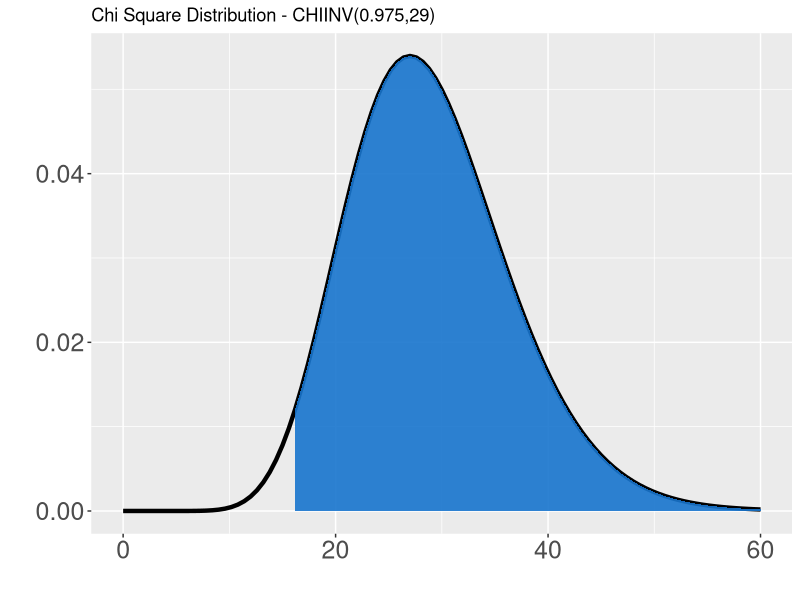
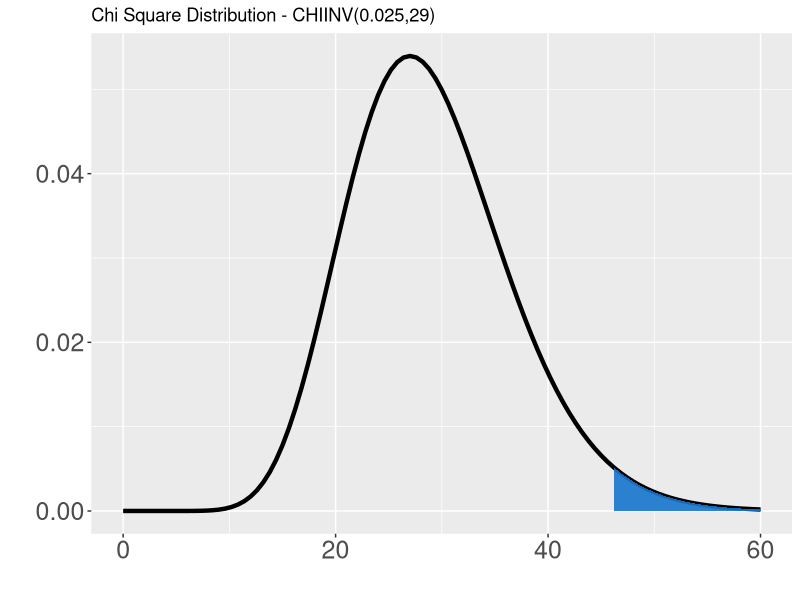
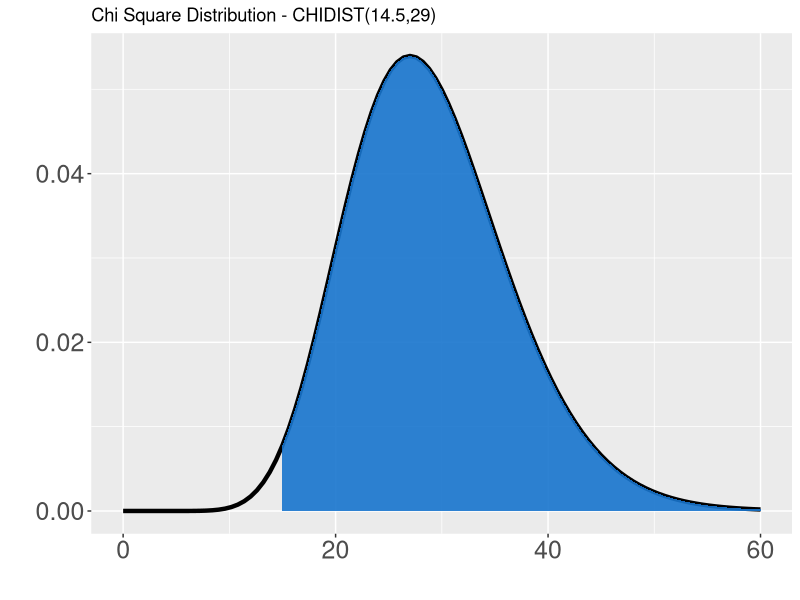
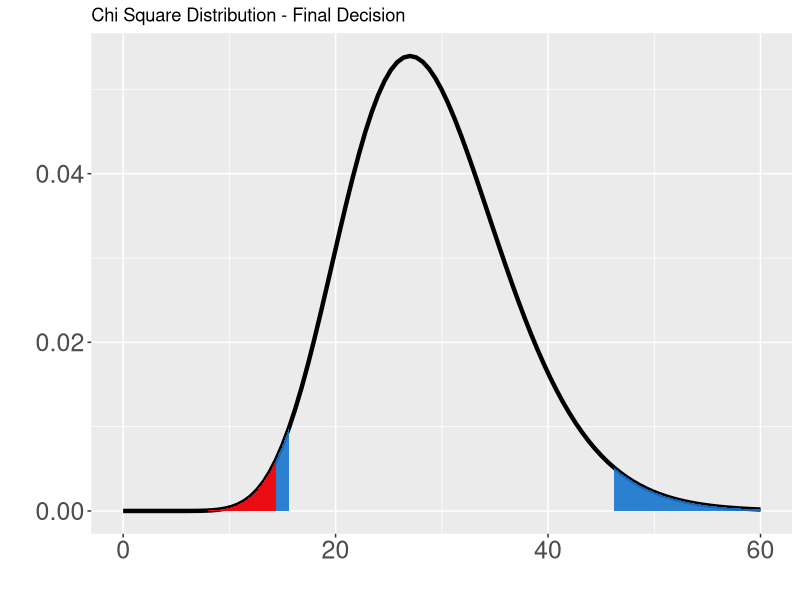

These charts were generated, in order, by the following R code:
##### Homework 4 - Question #5
#### Ho sigma2=300
#### Ha sigma2 not equal to 300   *two tailed test!!!
sigma2<-300
n=30
s2<-150
x2<-s2*(n-1)/sigma2
x2

#### You need to multiply by 2!
pchisq(x2,df=29)

pvalue<-2*pchisq(x2, df=29)
pvalue

what_to_do<-ifelse(pvalue<0.05, "reject", "don't'")
what_to_do

                               ######### WARNING ##############


#### Think about the value that the function pchisq returned. Is it the same as CHIDIST in excel? No!
#### CHIDIST works with the right tail, so you had to use 1-CHINV in that question.
#### R returns the lower tail by default (look that input lower.tail=TRUE). So, no need 
#### to subtract by 1 in that case. Check the graphs that we discussed in lab session #3 to
#### understand the idea


####### If you want to work with from the right to the left, as in excel, you need 
####### to tell the function! The argument "lower.tail=FALSE" do the work.
pchisq(x2,df=29, lower.tail = FALSE)   ### That is the excel output for the CHIDIST function

pvalue_excel<-2*(1-pchisq(x2,df=29,lower.tail=FALSE))
pvalue_excel
############################################################################################



# Finding critical values for X2
Xc1<-qchisq(0.025, df=29)
Xc1

Xc2<-qchisq(1-0.025, df=29)  
Xc2
################## Confidence Interval

Upper<-(n-1)*s2/Xc1
Upper

Lower<-(n-1)*s2/Xc2
Lower

############################## The following code is extra-extra ########################

##################################  Plotting distributions ###################################

#################################### USING GGPLOT ############################################
##### You can find a good introduction to ggplot here http://www.ling.upenn.edu/~joseff/avml2012/
##### Have fun!

## If you don't have the package, start with install.packages("ggplot2")
library(ggplot2)

####################### We start with the first plot- Slide 14 from your TA notes (lab session #3)

#### Remember: we are working from the right to the left using excel. The first Critical value is 16.047
#### Then, there is no color from 16.047 to zero
Notshadedarea <- function(x) {
  y <- dchisq(x, df=29)
  y[x< 16.047  ] <- NA
  return(y)
}

firstplot <- ggplot(data.frame(x = c(0, 60)), aes(x = x)) +
  stat_function(fun = dchisq, args = list(df = 29), size=1.5) +
  stat_function(fun=Notshadedarea, geom="area", fill="dodgerblue3", alpha=.9)+
  labs(x = "", y="")+ theme(axis.text=element_text(size=18),axis.title=element_text(size=18,face="bold"), legend.text=element_text(size=15))+scale_fill_manual(values=gray.colors(2, start=1, end=0.2))+ ggtitle("Chi Square Distribution - CHIINV(0.975,29)") 

firstplot

#################### Slide 15 - CHIINV(0.025,29)
#### Remember: we are working from the right to the left using excel. The second critical value is 45.722
#### Then, there is no color from 45.722 to zero

Notshadedarea <- function(x) {
  y <- dchisq(x, df=29)
  y[x< 45.722  ] <- NA
  return(y)
}

secondplot <- ggplot(data.frame(x = c(0, 60)), aes(x = x)) +
  stat_function(fun = dchisq, args = list(df = 29), size=1.5) +
  stat_function(fun=Notshadedarea, geom="area", fill="dodgerblue3", alpha=.9)+
  labs(x = "", y="")+ theme(axis.text=element_text(size=18),axis.title=element_text(size=18,face="bold"), legend.text=element_text(size=15))+scale_fill_manual(values=gray.colors(2, start=1, end=0.2))+ ggtitle("Chi Square Distribution - CHIINV(0.025,29)") 

secondplot


#################### Slide 16 - CHIDIST(14.5,29)
#### Remember: we are working from the right to the left using excel. The statistic is X=14.5
#### Then, there is no color from 14.5 to zero



Notshadedarea <- function(x) {
  y <- dchisq(x, df=29)
  y[x< 14.5  ] <- NA
  return(y)
}

thirdplot <- ggplot(data.frame(x = c(0, 60)), aes(x = x)) +
  stat_function(fun = dchisq, args = list(df = 29), size=1.5) +
  stat_function(fun=Notshadedarea, geom="area", fill="dodgerblue3", alpha=.9)+
  labs(x = "", y="")+ theme(axis.text=element_text(size=18),axis.title=element_text(size=18,face="bold"), legend.text=element_text(size=15))+scale_fill_manual(values=gray.colors(2, start=1, end=0.2))+ ggtitle("Chi Square Distribution - CHIDIST(14.5,29)") 

thirdplot



#################### Slide 18 - STEP 4
#### Remember: we are working from the right to the left using excel.
#### Now, we need to decide - reject or not Ho. We have X=14.5 and two critical values.
#### X - your statistic - in RED. Critical values in BLUE

Notshadedarea1<- function(x) {
  y <- dchisq(x, df=29)
  y[x < 45.722 & x> 16.047  ] <- NA
  return(y)
}



Notshadedarea2 <- function(x) {
  y <- dchisq(x, df=29)
  y[x>14.5]<- NA
  return(y)
}

finalplot <- ggplot(data.frame(x = c(0, 60)), aes(x = x)) +
  stat_function(fun = dchisq, args = list(df = 29), size=1.5) +
stat_function(fun=Notshadedarea1, geom="area", fill="dodgerblue3", alpha=.9)+
  stat_function(fun=Notshadedarea2, geom="area", fill="red", alpha=.9)+
labs(x = "", y="")+ theme(axis.text=element_text(size=18),axis.title=element_text(size=18,face="bold"), legend.text=element_text(size=15))+scale_fill_manual(values=gray.colors(2, start=1, end=0.2))+ ggtitle("Chi Square Distribution - Final Decision") 
finalplot










